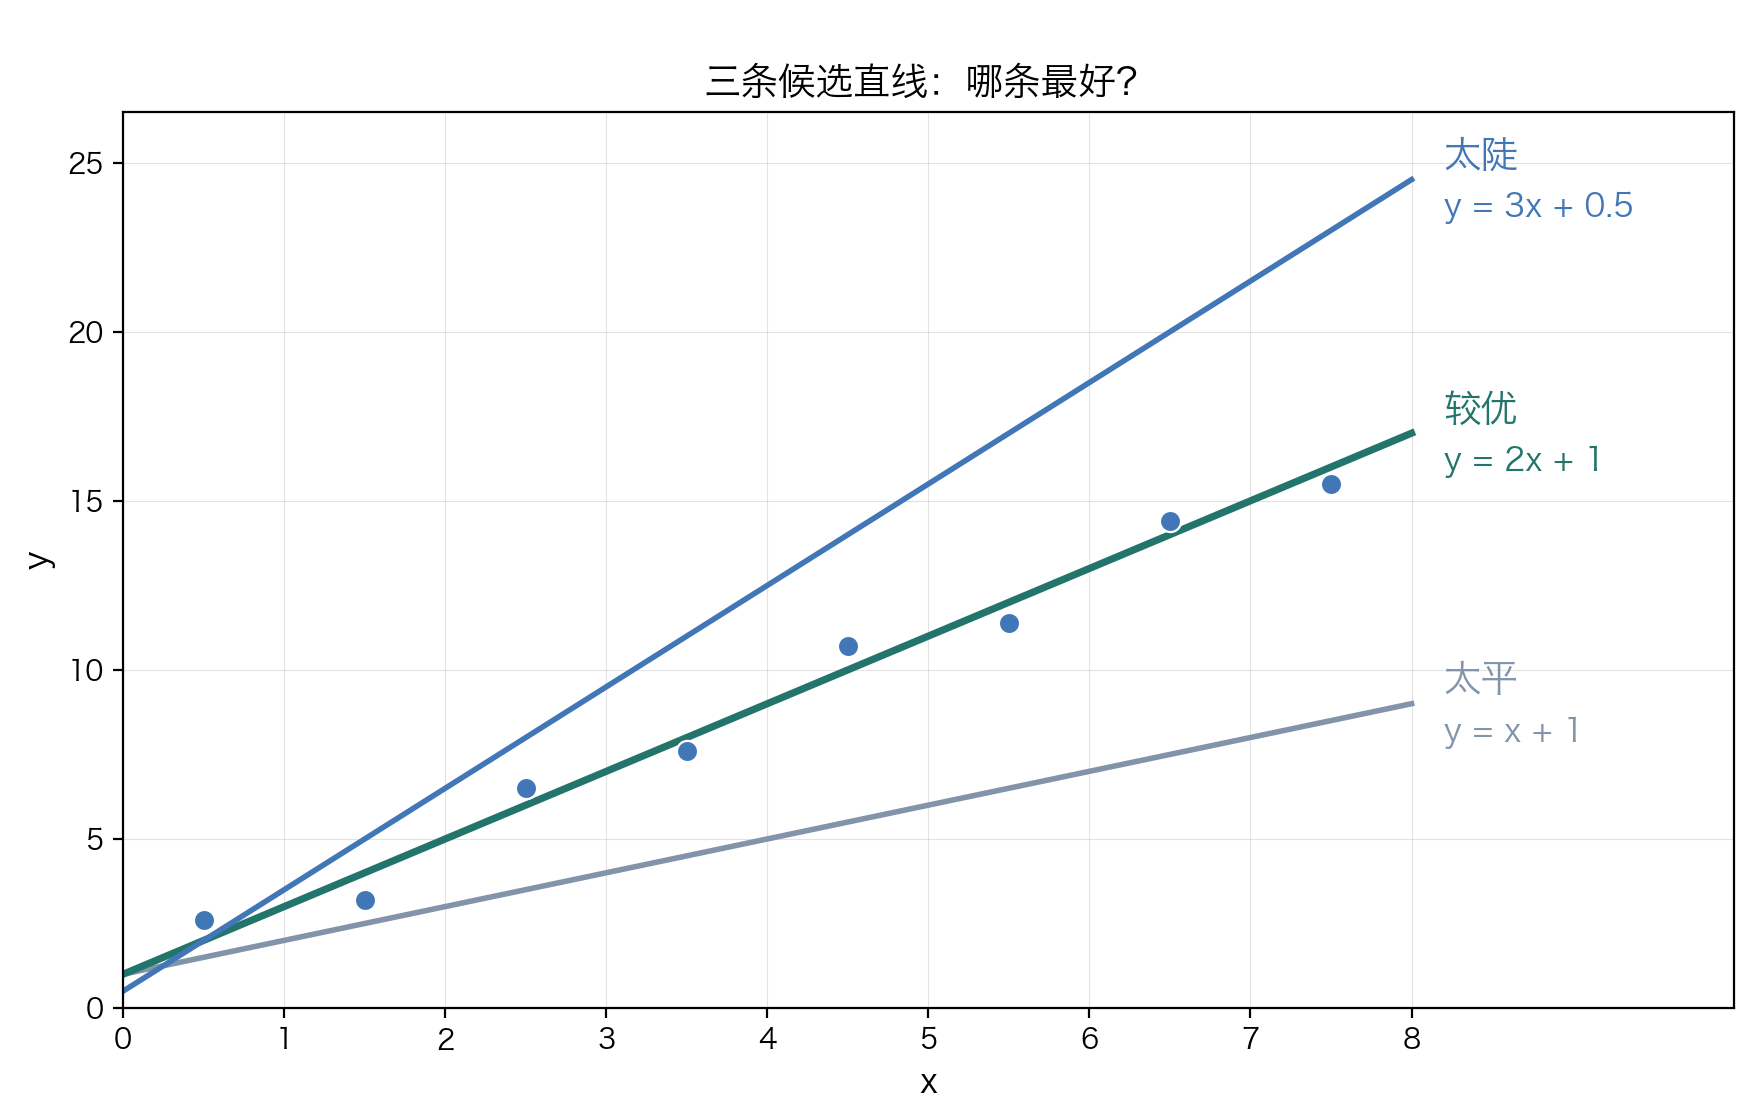

Python code for this plot:
# 第 3 讲配图：三条候选直线（用于"模型 = 一条直线 / 哪条最好"页）
# 数据：脚本合成示意数据 —— 8 个点沿 y = 2x + 1 手工布置小扰动（非随机采样）：
#   x = [0.5, 1.5, ..., 7.5]，y = 2x + 1 + ε，ε = [0.6, -0.8, 0.5, -0.4, 0.7, -0.6, 0.4, -0.5]
#   -> y = [2.6, 3.2, 6.5, 7.6, 10.7, 11.4, 14.4, 15.5]
#
# 教学数字手算验证（"较优"绿线恰为生成直线，残差即 ε）：
#   MSE(绿) = Σε²/8 = (0.36+0.64+0.25+0.16+0.49+0.36+0.16+0.25)/8 = 2.67/8 ≈ 0.33（最小）
#   MSE(灰 y=x+1)：残差 = [1.1, 0.7, 3.0, 3.1, 5.2, 4.9, 6.9, 7.0]，平方和远大
#   MSE(蓝 y=3x+0.5)：残差 = [0.6, -1.8, -1.5, -3.4, -3.3, -5.6, -5.6, -7.5]，平方和也大
#   -> 绿线最贴合点云，直观表达"哪条线最好要看离所有点的竖线总长"
from pathlib import Path

import matplotlib.pyplot as plt
import numpy as np

# 中文字体（照抄 03a-gradient-descent.ipynb cell#8）：macOS PingFang SC + 回退链
plt.rcParams["font.sans-serif"] = ["PingFang SC", "Hiragino Sans GB", "Microsoft YaHei",
                                   "Arial Unicode MS", "DejaVu Sans"]
plt.rcParams["axes.unicode_minus"] = False

BLUE, ORANGE, GREEN, GRAY = "#4177b7", "#a14a22", "#23756c", "#8194aa"

x = np.array([0.5, 1.5, 2.5, 3.5, 4.5, 5.5, 6.5, 7.5])
eps = np.array([0.6, -0.8, 0.5, -0.4, 0.7, -0.6, 0.4, -0.5])
y = 2 * x + 1 + eps

# 复核"较优"线 MSE（手算见文件头注释）
mse_green = float(np.mean((y - (2 * x + 1)) ** 2))
print(f"复核 MSE(绿线) = {mse_green:.4f} (应为 {2.67 / 8:.4f})")

fig, ax = plt.subplots(figsize=(8.8, 5.6))
fig.subplots_adjust(left=0.07, right=0.985, top=0.90, bottom=0.10)

xs = np.array([0, 8])
ax.plot(xs, xs + 1, color=GRAY, lw=2.0, zorder=2)          # 太平：斜率太小
ax.plot(xs, 2 * xs + 1, color=GREEN, lw=2.6, zorder=2)     # 较优：贴合点云
ax.plot(xs, 3 * xs + 0.5, color=BLUE, lw=2.0, zorder=2)    # 太陡：斜率太大

ax.scatter(x, y, s=58, color=BLUE, edgecolors="white", linewidths=0.8, zorder=3)

# 线右侧留白区标注：词（粗体）+ 方程，三条线终点 y = 9 / 17 / 24.5 相距很远，不会重叠
for y_end, word, eq, c in [(9.0, "太平", "y = x + 1", GRAY),
                           (17.0, "较优", "y = 2x + 1", GREEN),
                           (24.5, "太陡", "y = 3x + 0.5", BLUE)]:
    ax.text(8.2, y_end + 0.65, word, fontsize=13.5, color=c, weight="bold", va="center")
    ax.text(8.2, y_end - 0.85, eq, fontsize=11.5, color=c, va="center")

ax.grid(True, lw=0.4, alpha=0.35)
ax.set_xlabel("x", fontsize=12)
ax.set_ylabel("y", fontsize=12)
ax.set_title("三条候选直线：哪条最好？", fontsize=13.5)
ax.set_xlim(0, 10.0)
ax.set_ylim(0, 26.5)
ax.set_xticks(range(0, 9))

out = Path(__file__).with_name("ch3-many-lines.png")
fig.savefig(out, dpi=200, facecolor="white")
print("saved:", out)
